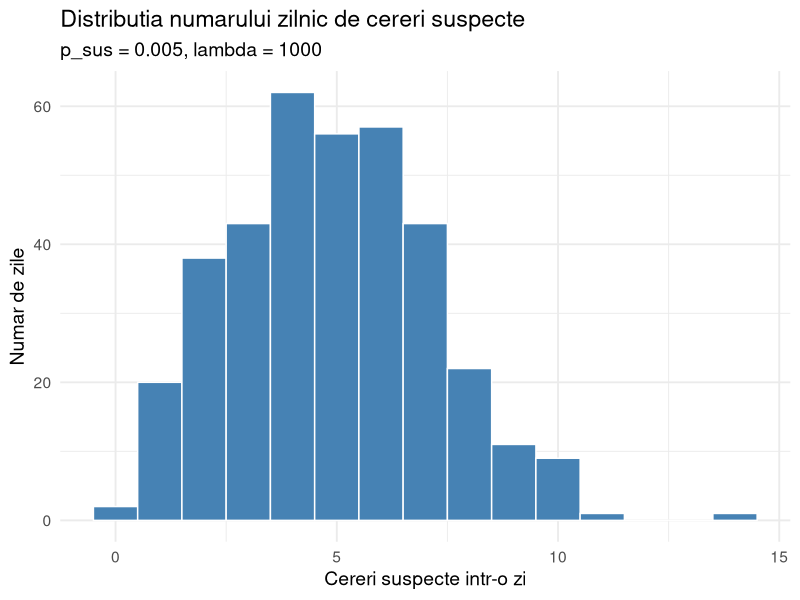

The R source for this figure:
# Etapa 2: Simularea unui an de cereri

library(ggplot2)

set.seed(42)

# La fel ca in prima etapa.

n_zile  <- 365
lambda  <- 1000
p_sus   <- 0.005
p_verif <- 0.10 # alegem un procent aleator de verificare (10%)

# de data asta generam vecotrizat pentru n_zile = 365
n_req        <- rpois(n_zile, lambda) 
n_sus        <- rbinom(n_zile, size = n_req, prob = p_sus)
n_verificate <- round(n_req * p_verif)
detectate    <- rhyper(nn = n_zile, m = n_sus, n = n_req - n_sus,
                       k = n_verificate)
nedetectate  <- n_sus - detectate

an <- data.frame(
  zi = 1:n_zile,
  n_req, n_sus, n_verificate, detectate, nedetectate
)

cat("=== STATISTICI ANUALE ===\n")
cat(sprintf("Total cereri:           %d\n", sum(n_req)))
cat(sprintf("Total cereri suspecte:  %d\n", sum(n_sus)))
cat(sprintf("Total detectate:        %d\n", sum(detectate)))
cat(sprintf("Total nedetectate:      %d\n", sum(nedetectate)))
cat(sprintf("Total verficiari:       %d\n", sum(n_verificate)))

# Grafic: histograma cererilor suspecte pe zi
g <- ggplot(an, aes(x = n_sus)) +
  geom_histogram(binwidth = 1, fill = "steelblue", color = "white") +
  labs(title = "Distributia numarului zilnic de cereri suspecte",
       subtitle = sprintf("p_sus = %.3f, lambda = %d", p_sus, lambda),
    x = "Cereri suspecte intr-o zi", y = "Numar de zile") +
  theme_minimal(base_size = 14)

print(g)
